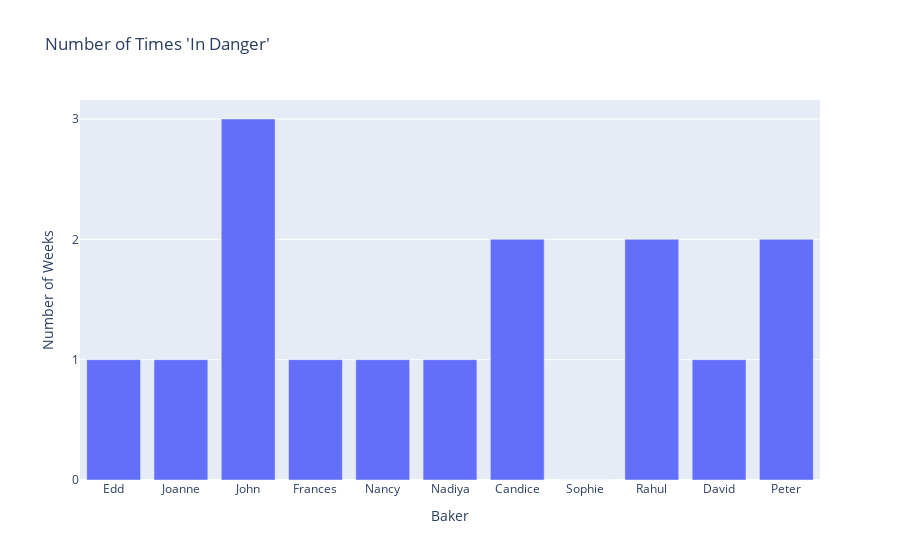

The code cell stored with this chart in its notebook:
### Code cell
fig = px.bar(count_of_winner_least_favorites, x="Baker", y="Least Favorite", title="Number of Times 'In Danger'")
fig.update_layout(
    yaxis_title="Number of Weeks"
)  
fig.update_yaxes(nticks=4)
fig.show()

### Figure 1 — Plotly figure (JSON) as saved in the notebook; plotly's stock layout.template omitted (floating-point values rounded to 4 significant figures)
{"data": [{"alignmentgroup": "True", "hovertemplate": "Baker=%{x}<br>Least Favorite=%{y}<extra></extra>", "legendgroup": "", "marker": {"color": "#636efa"}, "name": "", "offsetgroup": "", "orientation": "v", "showlegend": false, "textposition": "auto", "type": "bar", "x": ["Edd", "Joanne", "John", "Frances", "Nancy", "Nadiya", "Candice", "Sophie", "Rahul", "David", "Peter"], "xaxis": "x", "y": [1, 1, 3, 1, 1, 1, 2, 0, 2, 1, 2], "yaxis": "y"}], "layout": {"barmode": "relative", "legend": {"tracegroupgap": 0}, "title": {"text": "Number of Times 'In Danger'"}, "xaxis": {"anchor": "y", "domain": [0, 1], "title": {"text": "Baker"}}, "yaxis": {"anchor": "x", "domain": [0, 1], "nticks": 4, "title": {"text": "Number of Weeks"}}}}
